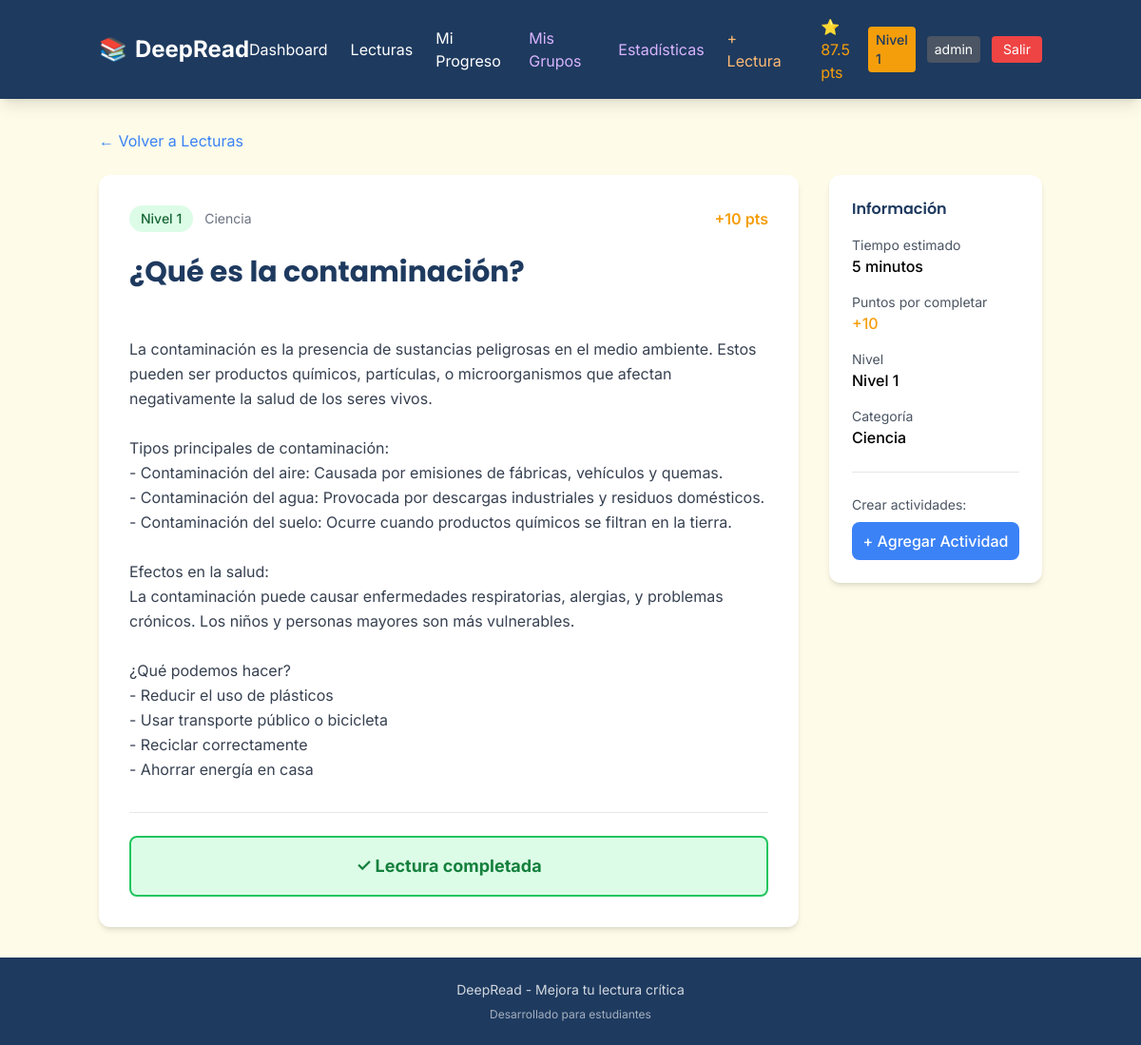
The page /lectura/1 (signed in) on the database its author committed.
### models/user.py (models this page shows, shortened)
class Usuario(db.Model, UserMixin):
    __tablename__ = 'usuarios'
    id = db.Column(db.Integer, primary_key=True)
    username = db.Column(db.String(50), unique=True, nullable=False)
    email = db.Column(db.String(100), unique=True, nullable=False)
    password_hash = db.Column(db.String(255), nullable=False)
    rol = db.Column(db.String(20), default='estudiante')
    tipo_usuario = db.Column(db.String(20), default='gratuito')
    nivel_actual = db.Column(db.Integer, default=1)
    puntos_totales = db.Column(db.Integer, default=0)
    racha_dias = db.Column(db.Integer, default=0)
    ultimo_login = db.Column(db.Date, default=None)
    fecha_creacion = db.Column(db.DateTime, default=datetime.utcnow)
    def es_admin(self):
        return self.rol == 'admin'
    def es_profesor(self):
        return self.rol in ['profesor', 'admin']

### models/lectura.py (models this page shows, shortened)
class Lectura(db.Model):
    __tablename__ = 'lecturas'
    id = db.Column(db.Integer, primary_key=True)
    titulo = db.Column(db.String(200), nullable=False)
    contenido = db.Column(db.Text, nullable=False)
    nivel = db.Column(db.Integer, nullable=False)
    tiempo_estimado_minutos = db.Column(db.Integer, nullable=False)
    puntos_recompensa = db.Column(db.Integer, nullable=False)
    categoria = db.Column(db.String(50))
    activa = db.Column(db.Boolean, default=True)
    es_publica = db.Column(db.Boolean, default=True)
    fecha_cierre = db.Column(db.DateTime, nullable=True)
    cerrada = db.Column(db.Boolean, default=False)
    intentos_maximos = db.Column(db.Integer, default=3)
    profesor_id = db.Column(db.Integer, db.ForeignKey('usuarios.id'), nullable=True)
    grupo_id = db.Column(db.Integer, db.ForeignKey('grupos.id'), nullable=True)

### routes/main.py (the view, shortened to what this page needs)
@main_bp.route('/lectura/<int:lectura_id>')
@login_required
def ver_lectura(lectura_id):
    from datetime import datetime
    lectura = db.session.get(Lectura, lectura_id)
    if not lectura:
        flash('Lectura no encontrada', 'error')
        return redirect(url_for('main.lecturas'))
    if lectura.cerrada:
        flash('Esta lectura está cerrada', 'error')
        return redirect(url_for('main.lecturas'))
    if lectura.fecha_cierre and lectura.fecha_cierre < datetime.utcnow():
        lectura.cerrada = True
        db.session.commit()
        flash('Esta lectura ha cerrado', 'error')
        return redirect(url_for('main.lecturas'))
    mis_grupo_ids = [m.grupo_id for m in MiembroGrupo.query.filter_by(usuario_id=current_user.id).all()]
    tiene_acceso = False
    if current_user.es_admin():
        tiene_acceso = True
    elif current_user.es_profesor() and lectura.profesor_id == current_user.id:
        tiene_acceso = True
    elif mis_grupo_ids and lectura.grupo_id in mis_grupo_ids:
        tiene_acceso = True
    if not tiene_acceso:
        flash('No tienes acceso a esta lectura', 'error')
        return redirect(url_for('main.lecturas'))
    progreso = ProgresoLectura.query.filter_by(
        usuario_id=current_user.id,
        lectura_id=lectura_id
    ).first()
    preguntas = Pregunta.query.filter_by(lectura_id=lectura_id).all()
    tiene_quiz = len(preguntas) > 0
    quiz_completado = False
    if tiene_quiz and progreso and hasattr(progreso, 'quiz_aprobado'):
        quiz_completado = progreso.quiz_aprobado == True
    try:
        from models.actividad import Actividad, ProgresoActividad
        actividades = Actividad.query.filter_by(lectura_id=lectura_id, activa=True).all()
        actividades_pendientes = []
        actividades = actividades_pendientes
    except Exception as e:
        print(f"Error actividades: {e}")
        actividades = []
    return render_template(
        'lectura.html',
        lectura=lectura,
        preguntas=preguntas if (not quiz_completado and tiene_quiz) else [],
        progreso=progreso,
        actividades=actividades,
        tiene_quiz=tiene_quiz,
        quiz_completado=quiz_completado
    )

### app.py (called while the page is built)
@login_manager.user_loader
def load_user(user_id):
    return db.session.get(Usuario, int(user_id))

### templates/lectura.html (shortened to what this page needs)
{% extends "base.html" %}
{% block content %}
<div class="container mx-auto px-4 py-8">
    <div class="mb-6">
        <a href="{{ url_for('main.lecturas') }}" class="text-secondary hover:text-blue-600">
            ← Volver a Lecturas
        </a>
    </div>
    <div class="grid lg:grid-cols-4 gap-8">
        <div class="lg:col-span-3">
            <div class="bg-white rounded-xl shadow-md p-8">
                <div class="flex items-center justify-between mb-6">
                    <div class="flex items-center gap-3">
                        <span class="px-3 py-1 rounded-full text-sm font-medium
                            {% if lectura.nivel == 1 %}bg-green-100 text-green-800
                            {% elif lectura.nivel == 2 %}bg-yellow-100 text-yellow-800
                            {% else %}bg-red-100 text-red-800{% endif %}">
                            Nivel {{ lectura.nivel }}
                        </span>
                        <span class="text-sm text-gray-500">{{ lectura.categoria|capitalize }}</span>
                    </div>
                    <div class="text-accent font-semibold">+{{ lectura.puntos_recompensa }} pts</div>
                </div>
                <h1 class="text-3xl font-bold text-primary mb-6">{{ lectura.titulo }}</h1>
                <div class="prose max-w-none text-gray-700 leading-relaxed whitespace-pre-line">
{{ lectura.contenido }}
                </div>
                <div class="mt-8 pt-6 border-t border-gray-200">
                    {% if progreso and progreso.completada %}
                    <div class="bg-green-100 border-2 border-green-500 rounded-lg p-4 text-center">
                        <p class="text-green-700 font-bold text-lg">✓ Lectura completada</p>
                    </div>
                    {% elif tiene_quiz and not quiz_completado %}
                    <div class="bg-yellow-100 border-2 border-yellow-500 rounded-lg p-4 text-center">
                        <p class="text-yellow-700 font-bold">Completa el quiz para terminar esta lectura</p>
                    </div>
                    {% else %}
                    <form action="{{ url_for('main.completar_lectura', lectura_id=lectura.id) }}" method="POST">
                        <button type="submit" class="w-full bg-green-500 hover:bg-green-600 text-white py-3 rounded-lg font-medium transition">
                            ✓ Marcar como Leída
                        </button>
                    </form>
                    {% endif %}
                </div>
            </div>
        </div>
        <div class="lg:col-span-1">
            <div class="bg-white rounded-xl shadow-md p-6 sticky top-4">
                <h3 class="font-semibold text-primary mb-4">Información</h3>
                <div class="space-y-4">
                    <div>
                        <p class="text-sm text-gray-600">Tiempo estimado</p>
                        <p class="font-medium">{{ lectura.tiempo_estimado_minutos }} minutos</p>
                    </div>
                    <div>
                        <p class="text-sm text-gray-600">Puntos por completar</p>
                        <p class="font-medium text-accent">+{{ lectura.puntos_recompensa }}</p>
                    </div>
                    <div>
                        <p class="text-sm text-gray-600">Nivel</p>
                        <p class="font-medium">Nivel {{ lectura.nivel }}</p>
                    </div>
                    <div>
                        <p class="text-sm text-gray-600">Categoría</p>
                        <p class="font-medium">{{ lectura.categoria|capitalize }}</p>
                    </div>
                </div>
                {% if current_user.rol in ['admin', 'profesor'] %}
                <div class="mt-6 pt-6 border-t border-gray-200">
                    <p class="text-sm text-gray-600 mb-2">Crear actividades:</p>
                    <a href="{{ url_for('admin.crear_actividad', lectura_id=lectura.id) }}" class="block w-full bg-blue-500 hover:bg-blue-600 text-white py-2 rounded-lg text-center font-medium transition">
                        + Agregar Actividad
                    </a>
                </div>
                {% endif %}
            </div>
        </div>
    </div>
</div>
{% endblock %}

### templates/base.html (shortened to what this page needs)
<!DOCTYPE html>
<html lang="es">
<head>
    <script src="https://cdn.tailwindcss.com"></script>
</head>
<body class="bg-cream min-h-screen flex flex-col">
    {% block header %}
    <header class="bg-primary text-white shadow-lg">
        <nav class="container mx-auto px-4 py-4 flex items-center justify-between">
            <a href="{{ url_for('main.index') }}" class="text-2xl font-bold flex items-center gap-2">
                <span class="text-accent">📚</span> DeepRead
            </a>
            <div class="hidden md:flex items-center gap-6">
                {% if current_user.is_authenticated %}
                    <a href="{{ url_for('main.dashboard') }}" class="hover:text-accent transition">Dashboard</a>
                    <a href="{{ url_for('main.lecturas') }}" class="hover:text-accent transition">Lecturas</a>
                    <a href="{{ url_for('main.progreso') }}" class="hover:text-accent transition">Mi Progreso</a>
                    <a href="{{ url_for('main.mis_grupos') }}" class="hover:text-accent transition text-purple-300">Mis Grupos</a>
                    {% if current_user.es_admin() %}
                    <a href="{{ url_for('admin.ver_estadisticas') }}" class="hover:text-accent transition text-purple-300">Estadísticas</a>
                    <a href="{{ url_for('admin.crear_lectura_publica') }}" class="hover:text-accent transition text-orange-300">+ Lectura</a>
                    {% endif %}
                    <div class="flex items-center gap-3 ml-4">
                        <span class="text-accent">⭐ {{ current_user.puntos_totales }} pts</span>
                        <span class="bg-accent text-primary px-2 py-1 rounded text-sm font-medium">Nivel {{ current_user.nivel_actual }}</span>
                        <span class="bg-gray-600 px-2 py-1 rounded text-sm text-white">{{ current_user.rol }}</span>
                        <a href="{{ url_for('auth.logout') }}" class="bg-red-500 hover:bg-red-600 px-3 py-1 rounded text-sm transition">Salir</a>
                    </div>
                {% else %}
                    <a href="{{ url_for('auth.login') }}" class="hover:text-accent transition">Iniciar Sesión</a>
                    <a href="{{ url_for('auth.register') }}" class="bg-accent text-primary px-4 py-2 rounded-lg font-medium hover:opacity-90 transition">Registrarse</a>
                {% endif %}
            </div>
        </nav>
    </header>
    {% endblock %}
    <main class="flex-grow">
        {% block content %}{% endblock %}
    </main>
    <footer class="bg-primary text-white py-6 mt-auto">
        <div class="container mx-auto px-4 text-center">
            <p class="text-sm opacity-80">DeepRead - Mejora tu lectura crítica</p>
            <p class="text-xs opacity-60 mt-2">Desarrollado para estudiantes</p>
        </div>
    </footer>
</body>
</html>

### templates/base.html (style rules this page uses)
body { font-family: 'Inter', sans-serif; }
h1, h2, h3, h4, h5, h6 { font-family: 'Poppins', sans-serif; }

### rows shown on the page
Usuario: puntos_totales "87.5", nivel_actual "1", rol "admin"
Lectura: nivel "1", categoria "Ciencia", puntos_recompensa "10", titulo "¿Qué es la contaminación?", contenido "La contaminación es la presencia de sustancias peligrosas en el medio ambiente. Estos pueden ser productos químicos, partículas, o microorganismos que afectan negativamente la salud de los seres vivos. Tipos principales de contaminación: - Contaminación del aire: Causada por emisiones de fábricas, vehículos y quemas. - Contaminación del agua: Provocada por descargas industriales y residuos domésticos. - Contaminación del suelo: Ocurre cuando productos químicos se filtran en la tierra. Efectos en la salud: La contaminación puede causar enfermedades respiratorias, alergias, y problemas crónicos. Los niños y personas mayores son más vulnerables. ¿Qué podemos hacer? - Reducir el uso de…", tiempo_estimado_minutos "5"
